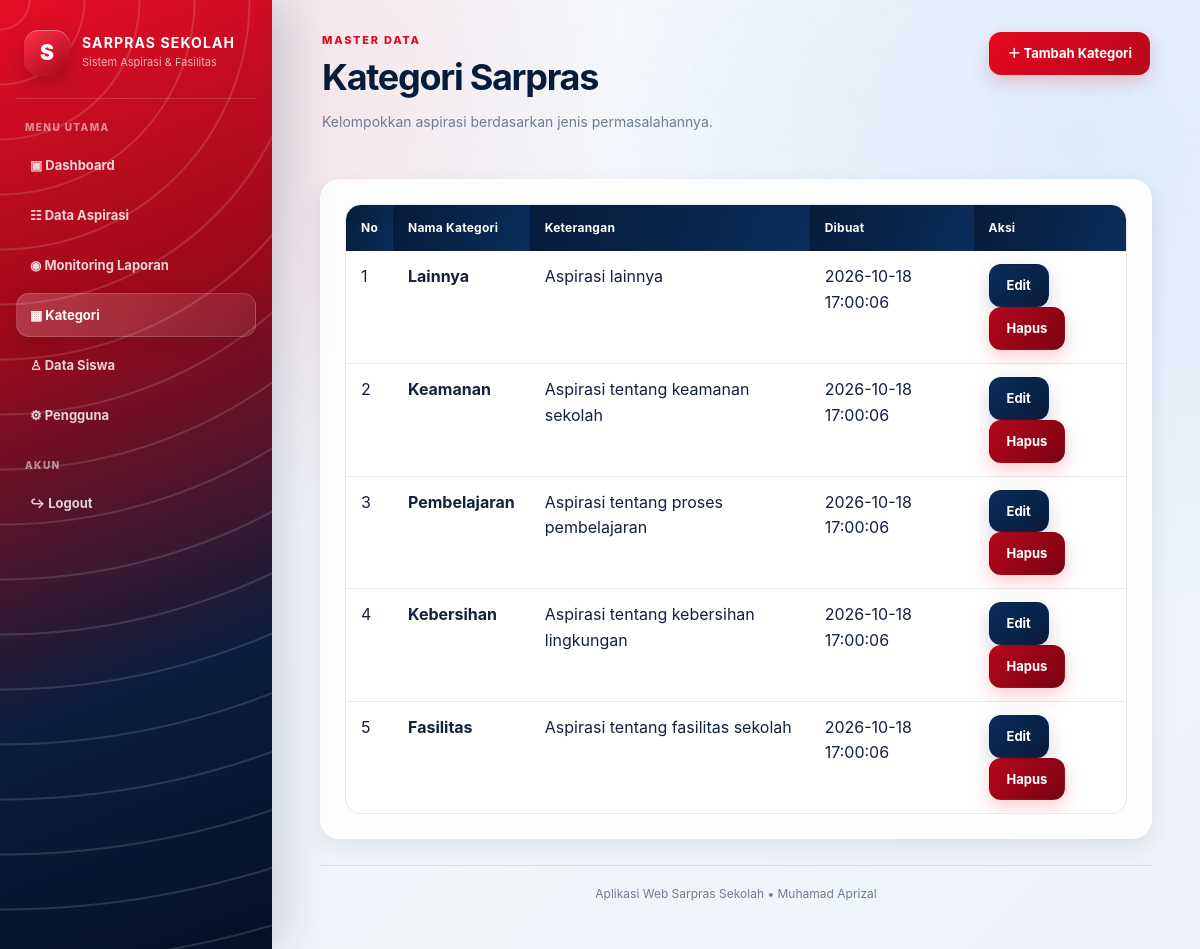
The page /kategori.php (signed in) on the database its author committed.
### tables this page shows
CREATE TABLE `kategori` (
    `id_kategori` INT AUTO_INCREMENT PRIMARY KEY,
    `nama_kategori` VARCHAR(100) NOT NULL UNIQUE,
    `keterangan` VARCHAR(255) NULL,
    `created_at` TIMESTAMP DEFAULT CURRENT_TIMESTAMP
);

### kategori.php (the view, shortened to what this page needs)
<?php include 'auth.php';include 'conection.php';$result=$conn->query("SELECT * FROM kategori ORDER BY id_kategori DESC");?>
<!doctype html><html lang="id"><head><link rel="stylesheet" href="./data.css?v=spiderman2026"></head><body><div class="app"><?php include "header.php";?>
<div class="topbar"><div><p class="eyebrow">MASTER DATA</p><h1>Kategori Sarpras</h1><p class="subtitle">Kelompokkan aspirasi berdasarkan jenis permasalahannya.</p></div><a class="btn btn-primary" href="tambah_kategori.php">＋ Tambah Kategori</a></div>
<div class="card"><div class="table-wrap"><table><thead><tr><th>No</th><th>Nama Kategori</th><th>Keterangan</th><th>Dibuat</th><th>Aksi</th></tr></thead><tbody><?php $no=1;if($result&&$result->num_rows):while($r=$result->fetch_assoc()):?><tr><td><?=$no++?></td><td><b><?=htmlspecialchars($r['nama_kategori'])?></b></td><td><?=htmlspecialchars($r['keterangan']??'-')?></td><td><?=htmlspecialchars($r['created_at'])?></td><td><a class="btn-edit" href="edit_kategori.php?id=<?=$r['id_kategori']?>">Edit</a><a class="btn-hapus" href="hapus_kategori.php?id=<?=$r['id_kategori']?>" onclick="return confirm('Hapus kategori ini?')">Hapus</a></td></tr><?php endwhile;else:?><tr><td colspan="5" class="empty">Belum ada kategori.</td></tr><?php endif;?></tbody></table></div></div>
<?php include "footer.php";?></div></body></html>

### header.php (shortened to what this page needs)
<?php
$current = basename($_SERVER['PHP_SELF']);
?>
<div class="sidebar">
  <div class="brand">
    <div class="brand-icon">S</div>
    <div><h2>SARPRAS SEKOLAH</h2><small>Sistem Aspirasi & Fasilitas</small></div>
  </div>
  <div class="nav-title">Menu Utama</div>
  <div class="nav">
    <a class="<?= $current==='index.php'?'active':'' ?>" href="index.php">▣ Dashboard</a>
    <a class="<?= in_array($current,['tampil.php','tambah.php','edit.php'])?'active':'' ?>" href="tampil.php">☷ Data Aspirasi</a>
    <a class="<?= in_array($current,['monitoring.php','proses_laporan.php'])?'active':'' ?>" href="monitoring.php">◉ Monitoring Laporan</a>
    <a class="<?= in_array($current,['kategori.php','tambah_kategori.php','edit_kategori.php'])?'active':'' ?>" href="kategori.php">▦ Kategori</a>
    <a class="<?= in_array($current,['siswa.php','tambah_siswa.php','edit_siswa.php'])?'active':'' ?>" href="siswa.php">♙ Data Siswa</a>
    <a class="<?= in_array($current,['admin.php','tambah_admin.php','edit_admin.php'])?'active':'' ?>" href="admin.php">⚙ Pengguna</a>
  </div>
  <div class="nav-title">Akun</div>
  <div class="nav">
    <a href="logout.php" onclick="return confirm('Yakin ingin logout?')">↪ Logout</a>
  </div>
</div>
<div class="main">

### footer.php
<div class="footer">Aplikasi Web Sarpras Sekolah • Muhamad Aprizal</div></div>

### rows shown on the page
kategori: nama_kategori "Lainnya", keterangan "Aspirasi lainnya", created_at "2026-10-18 17:00:06"
kategori: nama_kategori "Keamanan", keterangan "Aspirasi tentang keamanan sekolah", created_at "2026-10-18 17:00:06"
kategori: nama_kategori "Pembelajaran", keterangan "Aspirasi tentang proses pembelajaran", created_at "2026-10-18 17:00:06"
kategori: nama_kategori "Kebersihan", keterangan "Aspirasi tentang kebersihan lingkungan", created_at "2026-10-18 17:00:06"
kategori: nama_kategori "Fasilitas", keterangan "Aspirasi tentang fasilitas sekolah", created_at "2026-10-18 17:00:06"
